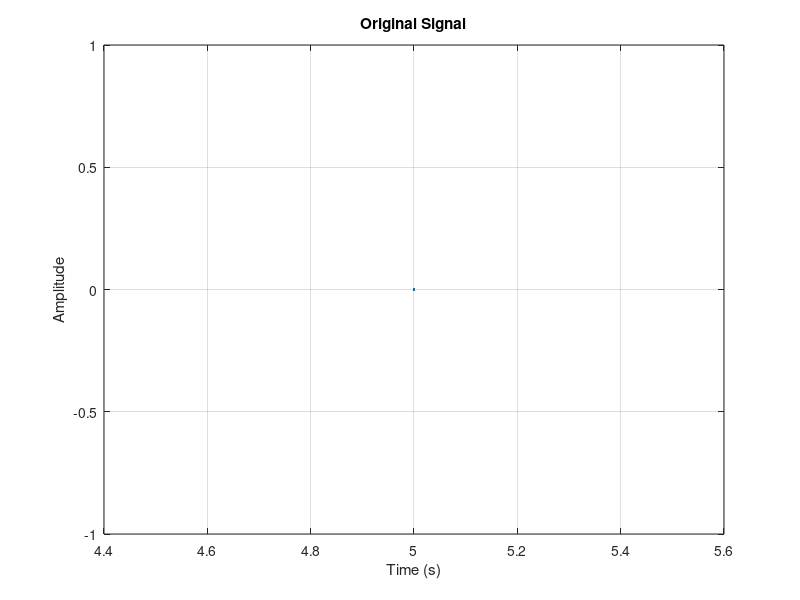
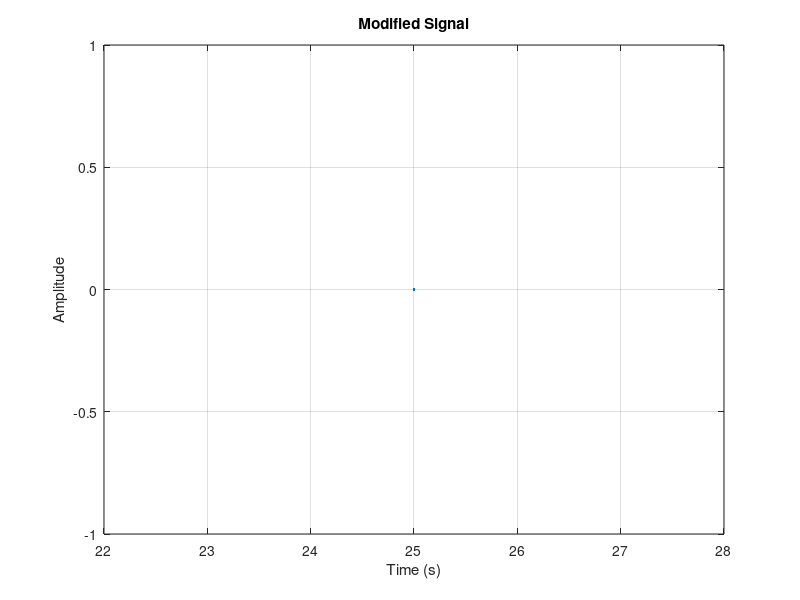

Here is the MATLAB script that generated these plots, in order:
%% General Signal Generator
clc;
clear;
close all;

%% User Inputs
fs      = input('Enter sampling frequency: ');
t_start = input('Enter start time: ');
t_end   = input('Enter end time: ');

t = t_start : 1/fs : t_end;
x = zeros(size(t));

num_bp = input('Enter number of break points: ');

break_points = [];
if num_bp > 0
    break_points = input('Enter break point positions: ');
end

break_points = sort(break_points);
regions = [t_start break_points t_end];

%% Signal Generation
for i = 1:length(regions)-1
    fprintf('\nRegion %d (%.2f to %.2f)\n', i, regions(i), regions(i+1));
    disp('Signal type: 1=DC, 2=Ramp, 3=Polynomial, 4=Exponential, 5=Sinusoidal');

    choice = input('Enter choice: ');
    idx = (t >= regions(i)) & (t < regions(i+1));

    switch choice
        case 1  % DC
            A = input('Amplitude: ');
            x(idx) = A;

        case 2  % Ramp
            m = input('Slope: ');
            c = input('Intercept: ');
            x(idx) = m * t(idx) + c;

        case 3  % Polynomial
            A = input('Amplitude: ');
            p = input('Power: ');
            c = input('Intercept: ');
            x(idx) = A * t(idx).^p + c;

        case 4  % Exponential
            A = input('Amplitude: ');
            a = input('Exponent: ');
            x(idx) = A * exp(a * t(idx));

        case 5  % Sinusoidal
            A   = input('Amplitude: ');
            f   = input('Frequency: ');
            phi = input('Phase: ');
            x(idx) = A * sin(2 * pi * f * t(idx) + phi);
    end
end

%% Original Signal Plot
figure;
plot(t, x, 'LineWidth', 1.5);
grid on;
xlabel('Time (s)');
ylabel('Amplitude');
title('Original Signal');

%% Signal Operations
disp('Choose operation:');
disp('1) Amplitude scaling');
disp('2) Time reversal');
disp('3) Time shift');
disp('4) Expansion');
disp('5) Compression');
disp('6) None');

op = input('Enter operation number: ');

t_new = t;
x_new = x;

switch op
    case 1  % Amplitude Scaling
        k = input('Enter scaling value: ');
        x_new = k * x;

    case 2  % Time Reversal
        t_new = -t;
        [t_new, idx] = sort(t_new);
        x_new = x(idx);

    case 3  % Time Shift
        shift = input('Enter shift value: ');
        t_new = t + shift;

    case 4  % Expansion
        a = input('Enter expansion value (>1): ');
        t_new = a * t;

    case 5  % Compression
        a = input('Enter compression value (<1): ');
        t_new = a * t;

    case 6
        % No operation
end

%% Modified Signal Plot
figure;
plot(t_new, x_new, 'LineWidth', 1.5);
grid on;
xlabel('Time (s)');
ylabel('Amplitude');
title('Modified Signal');
